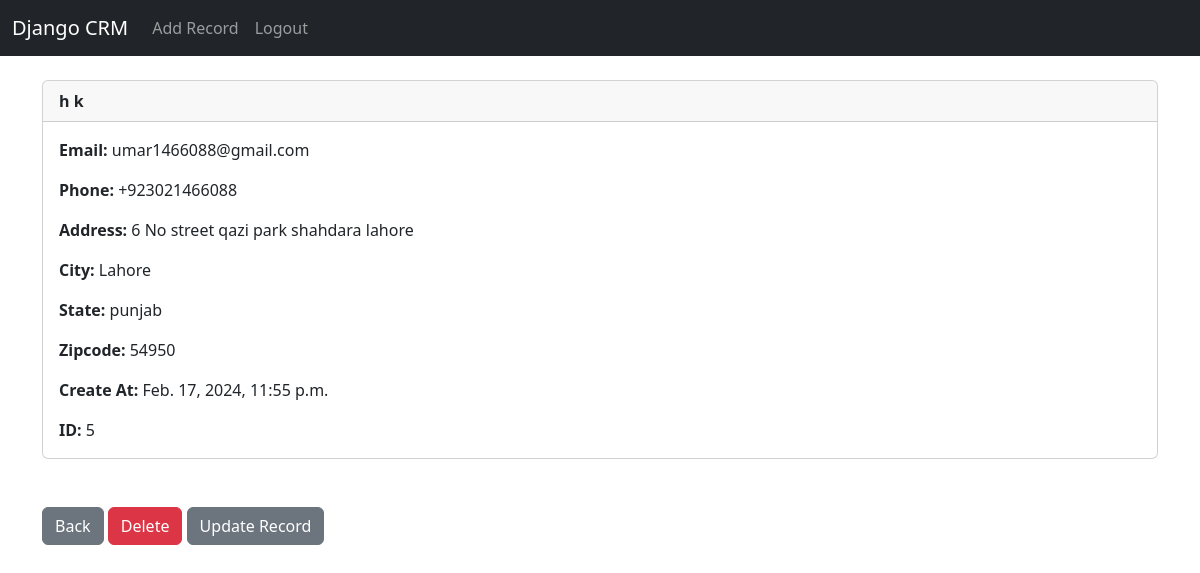
The app's page /record/5 (signed in) with its own data.
### app/models.py (models this page shows, shortened)
class Record(models.Model):
	created_at = models.DateTimeField(auto_now_add=True)
	first_name = models.CharField(max_length=50)
	last_name =  models.CharField(max_length=50)
	email =  models.CharField(max_length=100)
	phone = models.CharField(max_length=15)
	address =  models.CharField(max_length=100)
	city =  models.CharField(max_length=50)
	state =  models.CharField(max_length=50)
	zipcode =  models.CharField(max_length=20)

### app/views.py (the view)
# urls.py: path('record/<int:pk>', views.customer_record, name='record'),
def customer_record(request, pk):
	if request.user.is_authenticated:
		customer_record = Record.objects.get(id=pk)
		return render(request, 'record.html', {'customer_record':customer_record})
	else:
		messages.success(request, "You Must Be Logged In To View That Page...")
		return redirect('home')

### app/templates/record.html
{% extends 'base.html' %}
{% block content %}<div class="card">
    <div class="card-header"><strong>
          {{ customer_record.first_name }}
          {{ customer_record.last_name }}</strong>
    </div>
    <div class="card-body"><p class="card-text">
        <strong>Email: </strong>{{ customer_record.email }}</p>
        <p class="card-text">
        <strong>Phone: </strong>{{ customer_record.phone }}
        </p>
        <p class="card-text">
        <strong>Address: </strong>{{ customer_record.address }}</p>
        <p class="card-text">
        <strong>City: </strong>{{ customer_record.city }}</p>
        <p class="card-text">
        <strong>State: </strong>{{ customer_record.state }}</p>
        <p class="card-text">
        <strong>Zipcode: </strong>{{ customer_record.zipcode }}</p>
        <p class="card-text">
        <strong>Create At: </strong>{{ customer_record.created_at }}</p>
        <p class="card-text">
        <strong>ID: </strong>{{ customer_record.id }}</p>
          </div>
        </div>
        <br/><br/>
        <a href="{% url 'home' %}" class="btn btn-secondary">Back</a>
        <a href="{% url 'delete_record' customer_record.id %}" class="btn btn-danger">Delete</a>
        <a href="{% url 'update_record' customer_record.id %}" class="btn btn-secondary">Update Record</a>
                {% endblock %}

### records on screen
Record: first_name "h", last_name "k", email "umar1466088@gmail.com", phone "+923021466088", address "6 No street qazi park shahdara lahore", city "Lahore", state "punjab", zipcode "54950", created_at "Feb. 17, 2024, 11:55 p.m.", id "5"
